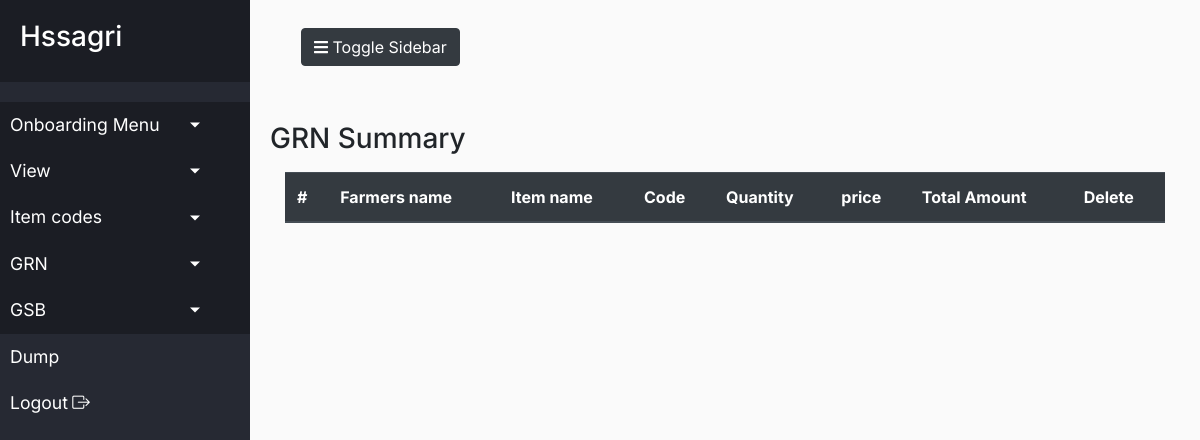
Page /summary.php (signed in) on the earlier database version.
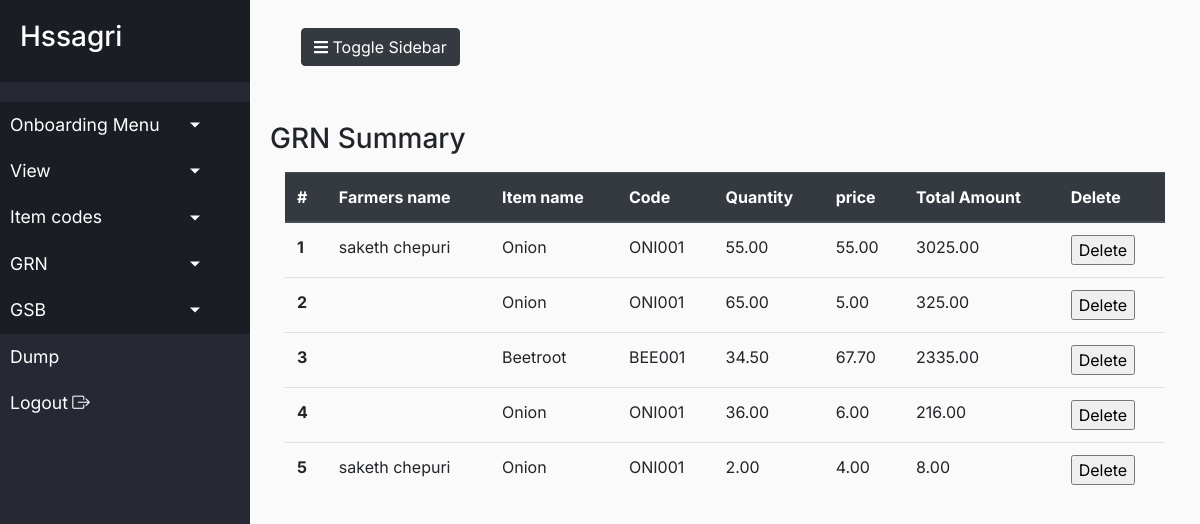
Same page on the later database version.
### tables this page shows
CREATE TABLE `goods_receive_note` (
  `id` int(11) NOT NULL,
  `user_id` varchar(50) DEFAULT NULL,
  `collection_center` varchar(255) DEFAULT NULL,
  `farmers_id` bigint(20) DEFAULT NULL,
  `item_name` varchar(255) DEFAULT NULL,
  `items_code` varchar(255) DEFAULT NULL,
  `items_code_id` bigint(20) DEFAULT NULL,
  `quantity` decimal(10,2) DEFAULT NULL,
  `price` decimal(10,2) DEFAULT NULL,
  `totalamt` decimal(10,2) DEFAULT NULL,
  `approval_status` int(11) DEFAULT 2,
  `regdate` timestamp NOT NULL DEFAULT current_timestamp()
);

CREATE TABLE `farmer_onboarding` (
  `id` int(11) NOT NULL,
  `user_id` int(25) DEFAULT NULL,
  `fr_code` varchar(50) DEFAULT NULL,
  `fr_name` varchar(250) DEFAULT NULL,
  `fr_contact` bigint(20) DEFAULT NULL,
  `fr_email` varchar(255) DEFAULT NULL,
  `fr_pan` varchar(100) DEFAULT NULL,
  `fr_adhar` varchar(100) DEFAULT NULL,
  `fr_image` varchar(100) DEFAULT NULL,
  `fr_kyc` text DEFAULT NULL,
  `fr_regdate` timestamp NOT NULL DEFAULT current_timestamp()
);

CREATE TABLE `items` (
  `id` int(11) NOT NULL,
  `user_id` varchar(50) DEFAULT NULL,
  `item_category` int(25) DEFAULT NULL,
  `item_name` varchar(255) DEFAULT NULL,
  `item_code` varchar(255) DEFAULT NULL,
  `item_quantity` varchar(255) DEFAULT NULL,
  `item_image` text DEFAULT NULL,
  `regdate` timestamp NOT NULL DEFAULT current_timestamp()
);

### db_connect.php (called while the page is built, shortened)
<?php
class db_connect{
    protected function __construct($db = NULL)
    {
        if (is_object($db)) {
            $this->db = $db;
        }  else  {
            $dsn = "mysql:host=".DB_HOST.";dbname=".DB_NAME;
            try  {
                $this->db = new PDO($dsn, DB_USER, DB_PSWD, array(PDO::MYSQL_ATTR_INIT_COMMAND => "SET NAMES utf8mb4"));
            } catch (Exception $e) {
                die ($e->getMessage());
            }
        }
    }
}
?>

### account.php (called while the page is built, shortened)
<?php
include'db_connect.php';
class account extends db_connect
{
	public  function getCurrentUserId()
    {
        if (isset($_SESSION) && isset($_SESSION['user_id'])) {
            return $_SESSION['user_id'];
        } else {
            return 0;
        }
    }
	public function getGoodsReceive_note($acctid)
	{
		$result=[];
		$stmt = $this->db->prepare("SELECT grn.*,fb.fr_name , itm.item_code,itm.item_name FROM `goods_receive_note` grn
left join farmer_onboarding fb on fb.id = grn.farmers_id
left join items itm on itm.id = grn.items_code_id where grn.user_id = (:userid);");
		$stmt->bindParam(':userid',$acctid,PDO::PARAM_INT);
		if($stmt->execute())
		{
			if($stmt->rowCount() > 0)
			{
				$row = $stmt->fetchAll();
				foreach($row as $rows)
				{
					$result[] = array('id'=>$rows['id'],'farmers_name'=>$rows['fr_name'],'item_code'=>$rows['item_code'],'quantity'=>$rows['quantity'],'price'=>$rows['price'],'totamt'=>$rows['totalamt'],'approval_status'=>$rows['approval_status'],'item_name'=>$rows['item_name']);
				}
			}
		}
		return $result;
	}
}

### summary.php (the view, shortened to what this page needs)
<?php
include'account.php';
$account =  new account();
$accountId=$account->getCurrentUserId();
$itemdata = $account->getGoodsReceive_note($accountId);
?>
<!doctype html>
<html lang="en">
<head>
  <link rel="stylesheet" href="https://cdn.jsdelivr.net/npm/bootstrap@4.5.3/dist/css/bootstrap.min.css">
<link href="https://www.jqueryscript.net/css/jquerysctipttop.css" rel="stylesheet" type="text/css">
  <link rel="stylesheet" href="https://cdnjs.cloudflare.com/ajax/libs/font-awesome/5.15.1/css/all.min.css">
<link rel="stylesheet" href="https://cdn.jsdelivr.net/npm/bootstrap-icons@1.3.0/font/bootstrap-icons.css">
  <link rel="stylesheet" href="css/style.css">
  	<link rel="stylesheet" type="text/css" href="https://cdn.datatables.net/1.10.20/css/jquery.dataTables.css">
</head>
<body>
  <div class="wrapper">
    <?php require_once('side_bar.php'); ?>
    <div id="content">
      <nav class="navbar navbar-expand-lg">
        <div class="container-fluid">
          <button type="button" id="sidebarCollapse" class="btn btn-dark">
            <i class="fas fa-bars"></i><span> Toggle Sidebar</span>
          </button>
        </div>
      </nav>
      <br><br>
	   <h3>GRN Summary</h3>
    <div class="container">
	<div class="table-responsive">
        <table class="table hover" id="table">
  <thead class="thead-dark">
    <tr>
      <th scope="col">#</th>
	  <th scope="col">Farmers name</th>
	  <th scope="col">Item name</th>
      <th scope="col">Code</th>
	  <th scope="col">Quantity</th>
	  <th scope="col">price</th>
	  <th scope="col">Total Amount</th>
	  <th scope="col">Delete</th>
    </tr>
  </thead>
  <tbody>
  <?php
     $inc = 0;
  	foreach($itemdata as $cdata)
	{
	  $inc++;
	?>
	   <tr>
      <th scope="row"><?php echo $inc; ?></th>
	  <td><?php echo htmlspecialchars($cdata['farmers_name']); ?></td>
	  <td><?php echo htmlspecialchars($cdata['item_name']); ?></td>
	  <td><?php echo htmlspecialchars($cdata['item_code']); ?></td>
      <td><?php echo htmlspecialchars($cdata['quantity']); ?></td>
	   <td><?php echo htmlspecialchars($cdata['price']); ?></td>
	   <td><?php echo htmlspecialchars($cdata['totamt']); ?></td>
	    <td><input type="button" name="delete" value="Delete" data-target='#delete_item' data-toggle='modal'
		class="deleteitemdata" id="<?php echo $cdata['id'] ?>"></td>
    </tr>
	<?php }
  ?>
  </tbody>
</table></div>
    </div>
    </div>
  </div>
</body>
</html>

Differences in the rows shown:
now on this page (row edited): goods_receive_note: farmer_onboarding.fr_name "saketh chepuri", items.item_name "Onion", items.item_code "ONI001", quantity "55.00", price "55.00", totalamt "3025.00"
added goods_receive_note: items.item_name "Onion", items.item_code "ONI001", quantity "65.00", price "5.00", totalamt "325.00"
added goods_receive_note: items.item_name "Beetroot", items.item_code "BEE001", quantity "34.50", price "67.70", totalamt "2335.00"
added goods_receive_note: items.item_name "Onion", items.item_code "ONI001", quantity "36.00", price "6.00", totalamt "216.00"
added goods_receive_note: farmer_onboarding.fr_name "saketh chepuri", items.item_name "Onion", items.item_code "ONI001", quantity "2.00", price "4.00", totalamt "8.00"
